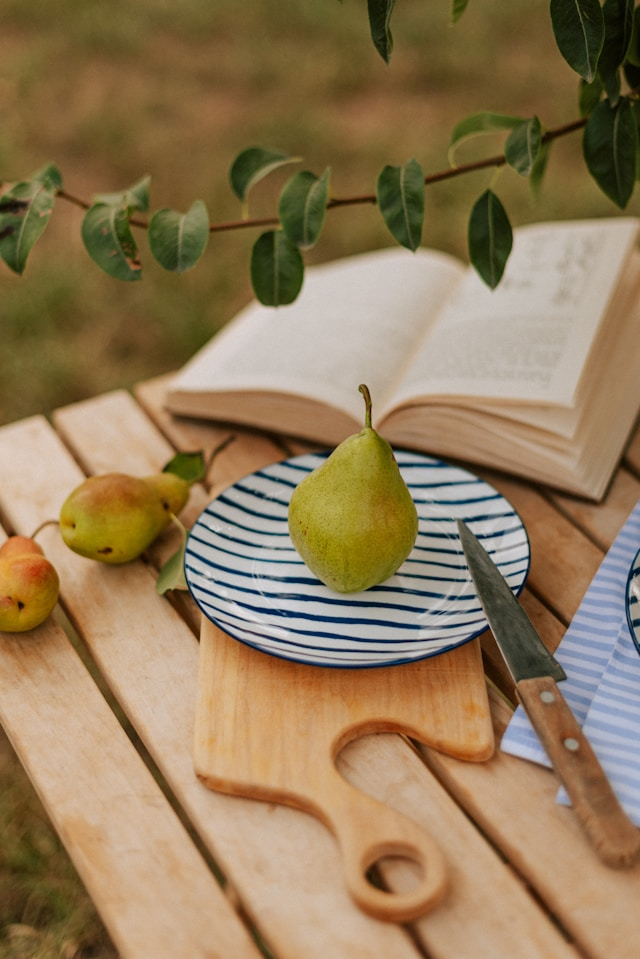
#> input picture 5th sem/PCV lab/Lab 7/puppy.jpg, 640 x 959 px
$ python translate.py
#> lines starting #> are read from the running program, lines starting #| are printed output that depends on the picture
import numpy as np
import cv2
img = cv2.imread('puppy.jpg', 0)
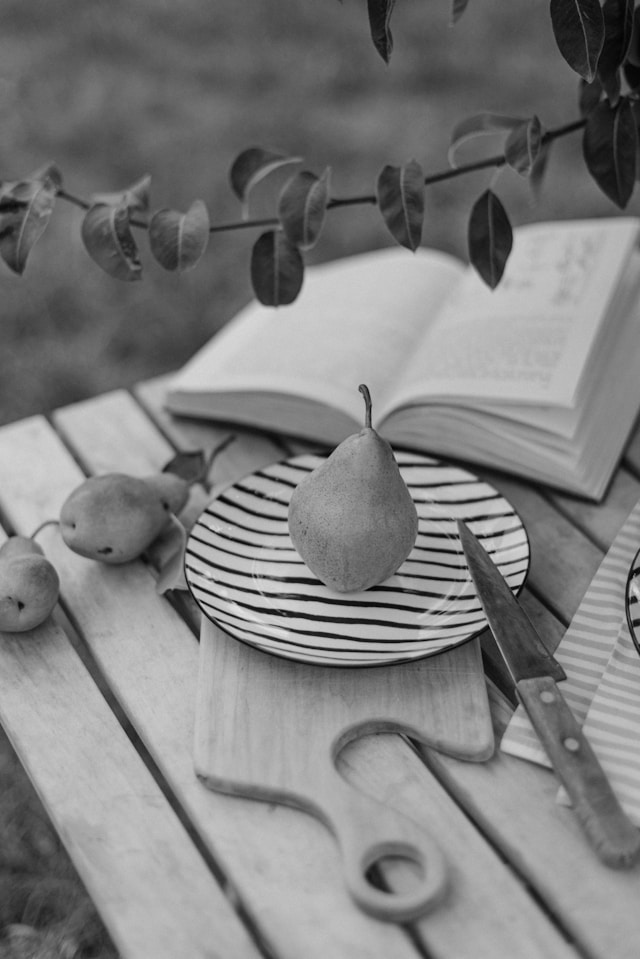
#> img: shape (959, 640); min 0, max 228, mean 125.7
rows, cols = img.shape
#> rows = 959; cols = 640
M = np.float32([[1, 0, 100], [0, 1, 50]])
dst = cv2.warpAffine(img, M, (cols, rows))
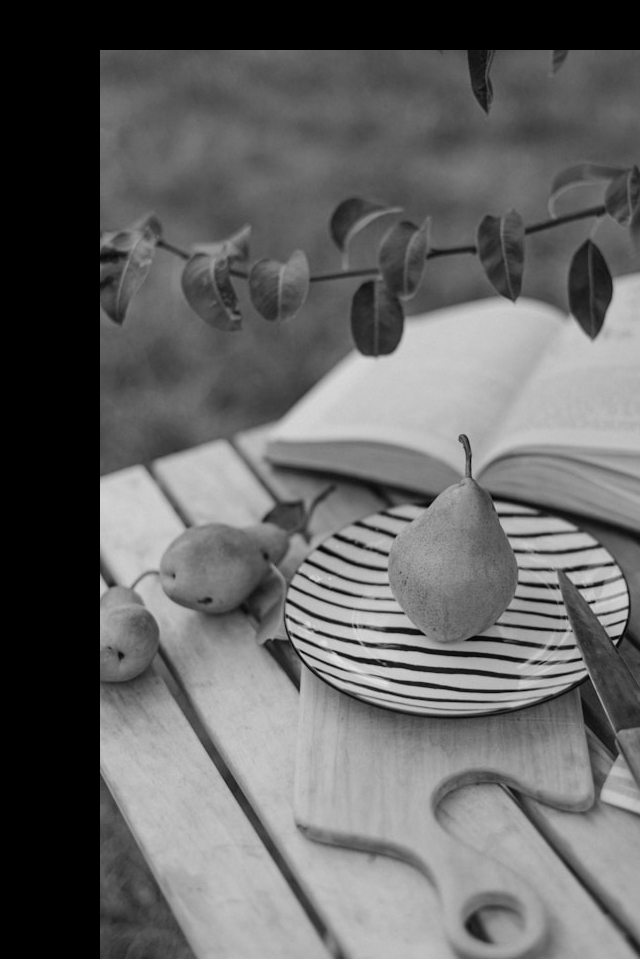
#> dst: shape (959, 640); min 0, max 228, mean 100.6
cv2.imshow('img', dst)
key = cv2.waitKey(0)
#> (key Esc is pressed here)
if key == ord('s'):
    cv2.imwrite('translated.jpg', dst)
cv2.destroyAllWindows()
